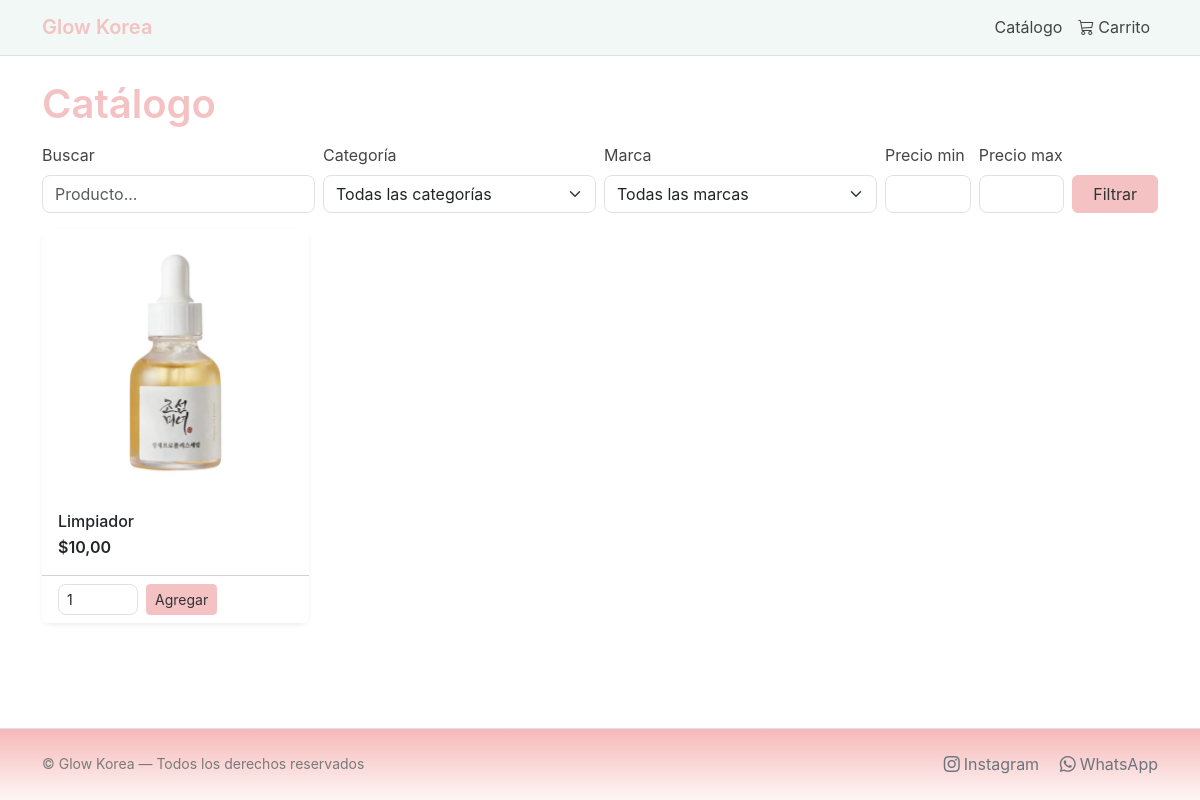
Screenshot of /catalogo/ with the database file from the repository.
### catalogo/models.py (models this page shows, shortened)
class Producto(models.Model):
    categoria = models.ForeignKey(Categoria, on_delete=models.PROTECT)
    marca = models.ForeignKey(Marca, on_delete=models.SET_NULL, null=True, blank=True)
    nombre = models.CharField(max_length=140)
    slug = models.SlugField(max_length=160, unique=True)
    descripcion = models.TextField(blank=True)
    precio = models.DecimalField(max_digits=8, decimal_places=2)
    stock = models.PositiveIntegerField(default=0)
    activo = models.BooleanField(default=True)
    destacado = models.BooleanField(default=False)
    sku = models.CharField(max_length=40, blank=True)
    created_at = models.DateTimeField(auto_now_add=True)

class ProductoImagen(models.Model):
    producto = models.ForeignKey(Producto, on_delete=models.CASCADE, related_name="imagenes")
    imagen = models.ImageField(upload_to=producto_image_path)
    alt_text = models.CharField(max_length=140, blank=True)
    orden = models.PositiveIntegerField(default=0)
    MAX_SIZE = (1080, 1080)
    MAX_BYTES = 300 * 1024  # 300 KB

### catalogo/views.py (the view)
# urls.py: path("catalogo/", views.catalogo_lista, name="catalogo"),
def catalogo_lista(request):
    q = request.GET.get("q", "").strip()
    cat = request.GET.get("categoria", "").strip()
    mar = request.GET.get("marca", "").strip()
    minp = request.GET.get("min", "").strip()
    maxp = request.GET.get("max", "").strip()
    productos = Producto.objects.filter(activo=True)
    if q:
        productos = productos.filter(Q(nombre__icontains=q) | Q(descripcion__icontains=q))
    if cat:
        productos = productos.filter(categoria__slug=cat)
    if mar:
        productos = productos.filter(marca__slug=mar)
    if minp:
        productos = productos.filter(precio__gte=minp)
    if maxp:
        productos = productos.filter(precio__lte=maxp)
    productos = productos.order_by("-created_at")
    per_page = int(getattr(settings, "ITEMS_POR_PAGINA", 12))
    paginator = Paginator(productos, per_page)
    page = request.GET.get("page")
    page_obj = paginator.get_page(page)
    categorias = Categoria.objects.filter(activa=True)
    marcas = Marca.objects.filter(activa=True)
    return render(request, "catalogo/lista.html", {
        "page_obj": page_obj,
        "categorias": categorias,
        "marcas": marcas,
        "filtros": {"q": q, "categoria": cat, "marca": mar, "min": minp, "max": maxp},
    })

### core/context_processors.py (called while the page is built)
def cart_context(request):
    cart = request.session.get("cart", {"items": []})
    try:
        qty = sum(int(i.get("cantidad", 1)) for i in cart.get("items", []))
    except Exception:
        qty = 0
    return {"cart_count": qty}

### templates/catalogo/lista.html (shortened to what this page needs)
{% extends "base.html" %}
{% load humanize %}
{% block content %}
<h1 class="mb-3">Catálogo</h1>
<form method="get" class="row g-2 align-items-end mb-3">
  <div class="col-12 col-md-3">
    <label class="form-label">Buscar</label>
    <input type="text" name="q" value="{{ filtros.q }}" class="form-control" placeholder="Producto...">
  </div>
  <div class="col-6 col-md-3">
    <label class="form-label">Categoría</label>
    <select name="categoria" class="form-select">
      <option value="">Todas las categorías</option>
    </select>
  </div>
  <div class="col-6 col-md-3">
    <label class="form-label">Marca</label>
    <select name="marca" class="form-select">
      <option value="">Todas las marcas</option>
    </select>
  </div>
  <div class="col-6 col-md-1">
    <label class="form-label">Precio min</label>
    <input type="number" step="0.01" name="min" value="{{ filtros.min }}" class="form-control">
  </div>
  <div class="col-6 col-md-1">
    <label class="form-label">Precio max</label>
    <input type="number" step="0.01" name="max" value="{{ filtros.max }}" class="form-control">
  </div>
  <div class="col-12 col-md-1 d-grid">
    <button type="submit" class="btn btn-primary">Filtrar</button>
  </div>
</form>
<div class="row g-3">
  {% for p in page_obj.object_list %}
    <div class="col-6 col-md-4 col-lg-3">
      <div class="card h-100 shadow-sm border-0">
        {% with img=p.imagenes.all.0 %}
          {% if img %}
            <a href="{% url 'producto_detalle' p.slug %}" class="text-decoration-none">
              <div class="ratio ratio-1x1">
                <img
                  src="{{ img.imagen.url }}"
                  alt="{{ img.alt_text|default:p.nombre }}"
                  class="w-100 h-100 object-fit-cover rounded-top"
                  loading="lazy">
              </div>
            </a>
          {% else %}
            <div class="ratio ratio-1x1 bg-light d-flex align-items-center justify-content-center rounded-top">
              <span class="text-muted small">Sin imagen</span>
            </div>
          {% endif %}
        {% endwith %}
        <div class="card-body">
          <h3 class="h6 card-title mb-1">
            <a class="link-dark text-decoration-none" href="{% url 'producto_detalle' p.slug %}">
              {{ p.nombre }}
            </a>
          </h3>
          <div class="fw-semibold">${{ p.precio|floatformat:2 }}</div>
        </div>
        <div class="card-footer bg-white">
          {% if p.stock > 0 %}
            <form method="post" action="{% url 'carrito_agregar' %}" class="d-flex gap-2">
              <input type="number" name="cantidad" value="1" min="1" max="{{ p.stock }}"
                     class="form-control form-control-sm" style="max-width:80px;">
              <button class="btn btn-sm btn-primary" type="submit">Agregar</button>
            </form>
          {% else %}
            <span class="badge text-bg-secondary">Sin stock</span>
          {% endif %}
        </div>
      </div>
    </div>
  {% empty %}
    <div class="col">
      <div class="alert alert-info">No hay productos que coincidan con los filtros.</div>
    </div>
  {% endfor %}
</div>
{% endblock %}

### static/styles.css (style rules this page uses)
:root { --palo-rosa: #f4c2c2; --palo-rosa-strong: #f7b8b8; --verde-menta: #c5e3d8; --bg: #ffffff; --text: #444; --muted: #7a7a7a; --radius: 10px; --card-shadow: 0 4px 12px rgba(0, 0, 0, .05); }
* { box-sizing: border-box }
html, body { height: 100% }
body { font-family: Inter, system-ui, -apple-system, Segoe UI, Roboto, Helvetica Neue, Arial, sans-serif; background: var(--bg); color: var(--text); -webkit-font-smoothing: antialiased; -moz-osx-font-smoothing: grayscale; line-height: 1.45; }
h1, h2, h3, h4, h5, h6 { color: var(--palo-rosa); font-weight: 600; margin: 0 0 .5rem }
.btn-primary, .btn-dark { background-color: var(--palo-rosa) !important; border-color: var(--palo-rosa) !important; color: #333 !important; }
.form-control, .form-select { border-radius: 8px }
.card { border-radius: var(--radius); border: 1px solid rgba(0, 0, 0, .03); box-shadow: var(--card-shadow); }
.card-title a { color: var(--text); text-decoration: none }
.object-fit-cover { object-fit: cover }

### rows the page displays
Producto: imagenes.all.0.imagen (picture), nombre "Limpiador", precio "10,00"
